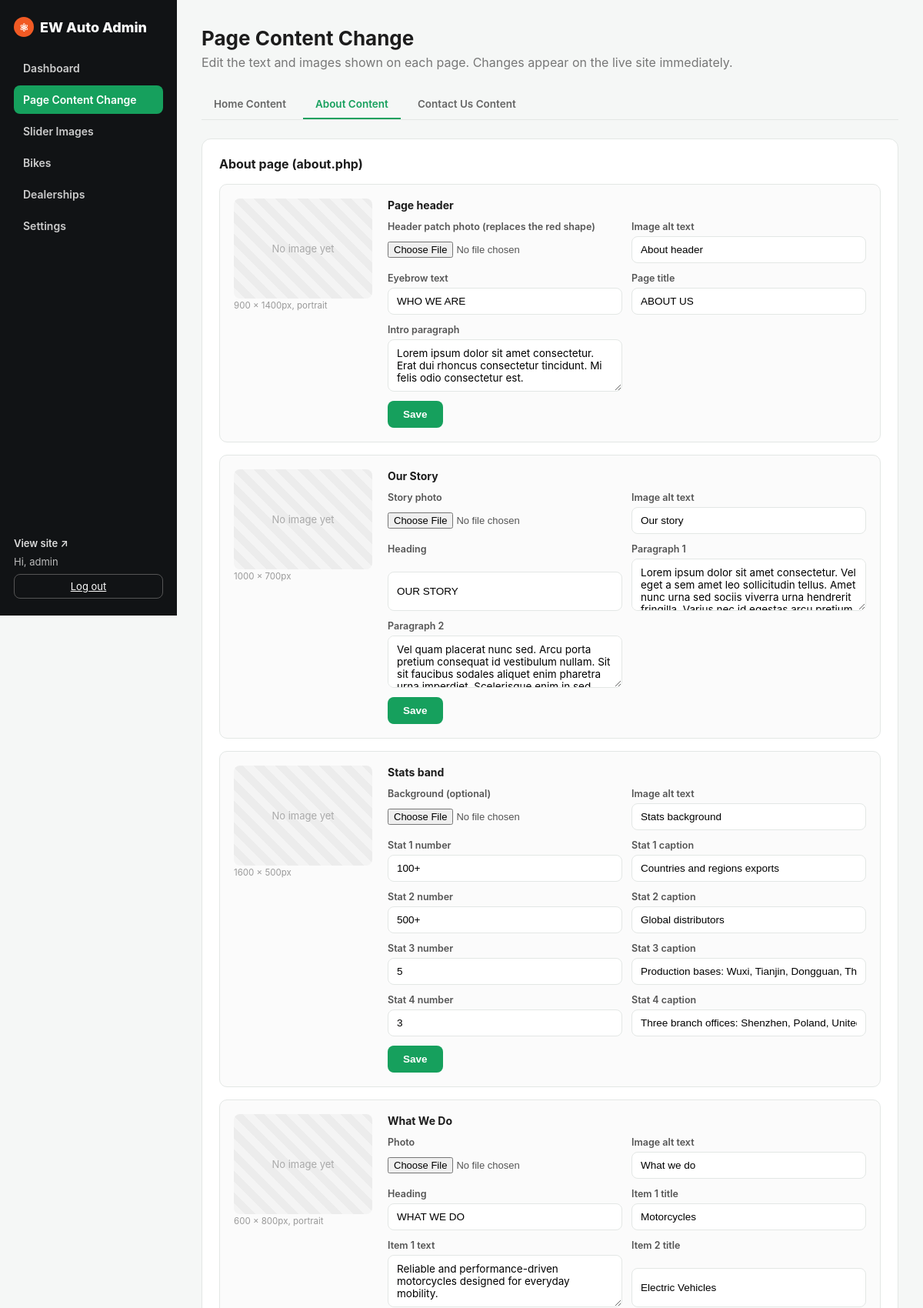
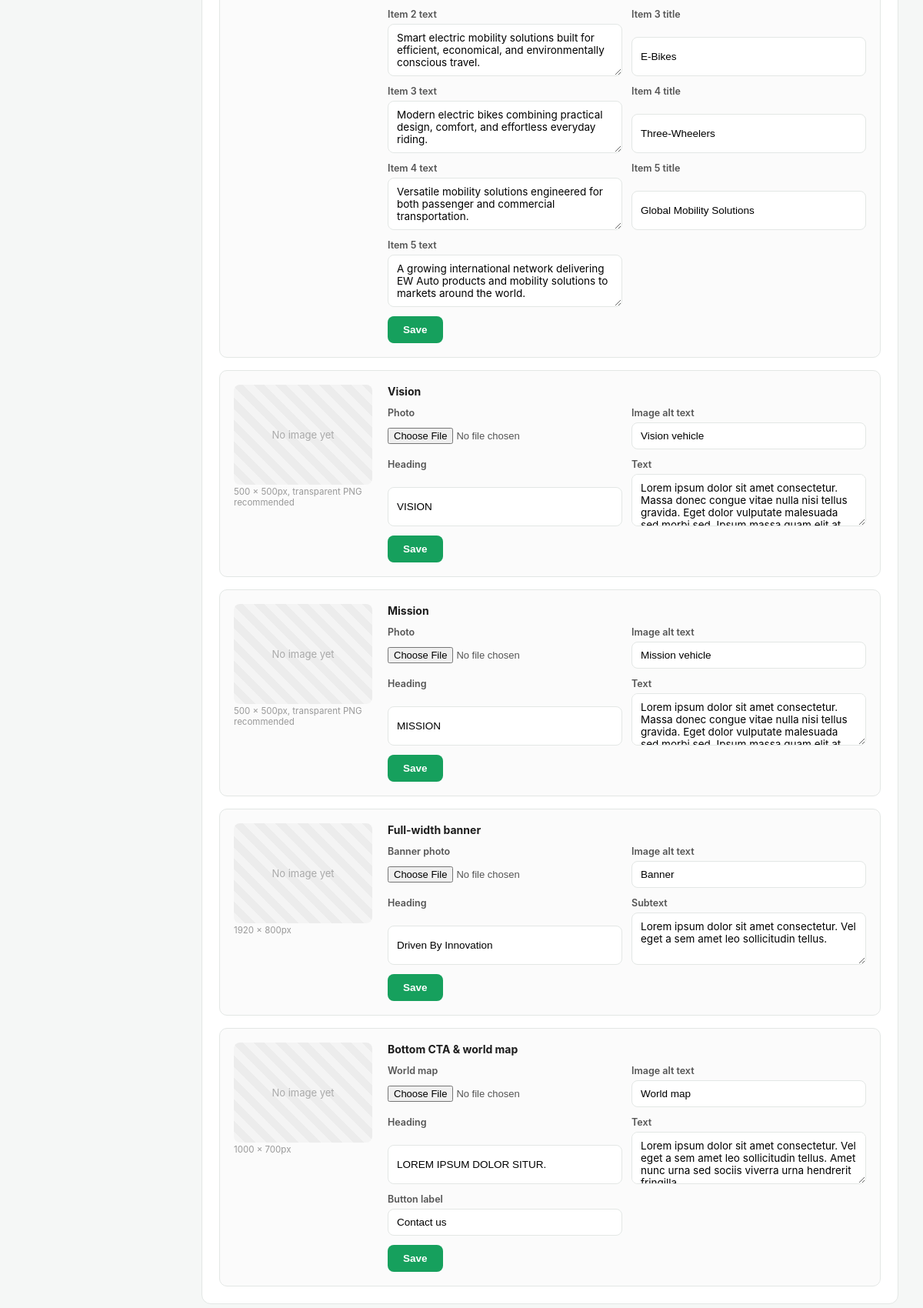
/admin/content.php?page=about (signed in), run on the app's committed database (2 pictures, top to bottom).
### tables this page shows
CREATE TABLE IF NOT EXISTS images (
    id INT AUTO_INCREMENT PRIMARY KEY,
    slot VARCHAR(64) NOT NULL UNIQUE,    
    label VARCHAR(128) NOT NULL,         
    filename VARCHAR(255) DEFAULT NULL,  
    alt_text VARCHAR(255) DEFAULT '',
    updated_at TIMESTAMP DEFAULT CURRENT_TIMESTAMP ON UPDATE CURRENT_TIMESTAMP
);

### includes/db.php (called while the page is built, shortened)
<?php
function db(): PDO
{
    static $pdo = null;
    if ($pdo === null) {
        if (DB_SOCKET !== '') {
            $dsn = 'mysql:unix_socket=' . DB_SOCKET . ';dbname=' . DB_NAME . ';charset=utf8mb4';
        } else {
            $dsn = 'mysql:host=' . DB_HOST . ';port=' . DB_PORT . ';dbname=' . DB_NAME . ';charset=utf8mb4';
        }
        $pdo = new PDO($dsn, DB_USER, DB_PASS, [
            PDO::ATTR_ERRMODE            => PDO::ERRMODE_EXCEPTION,
            PDO::ATTR_DEFAULT_FETCH_MODE => PDO::FETCH_ASSOC,
            PDO::ATTR_EMULATE_PREPARES   => false,
        ]);
    }
    return $pdo;
}
function all_images(): array
{
    $rows = db()->query('SELECT * FROM images ORDER BY id')->fetchAll();
    $out = [];
    foreach ($rows as $r) {
        $out[$r['slot']] = $r;
    }
    return $out;
}
function e(?string $s): string
{
    return htmlspecialchars((string) $s, ENT_QUOTES, 'UTF-8');
}
function all_content(): array
{
    $rows = db()->query('SELECT * FROM content')->fetchAll();
    $out = [];
    foreach ($rows as $r) {
        $out[$r['content_key']] = $r['content_value'];
    }
    return $out;
}

### admin/content.php (the view, shortened to what this page needs)
<?php
require_once __DIR__ . '/layout.php';
$sections = content_field_sections();
$contentValues = all_content();
$images = all_images();
$pageTabs = [
    'home'    => 'Home Content',
    'about'   => 'About Content',
    'contact' => 'Contact Us Content',
];
$activePage = $_GET['page'] ?? 'home';
$visibleSections = array_filter($sections, static fn($s) => ($s['page'] ?? 'home') === $activePage);
$formAction = 'content.php?page=' . e($activePage);
?>
<p class="admin-lead">Edit the text and images shown on each page. Changes appear on the live site immediately.</p>
<div class="tab-nav">
    <?php foreach ($pageTabs as $key => $label): ?>
        <a href="content.php?page=<?= e($key) ?>" class="<?= $key === $activePage ? 'is-active' : '' ?>"><?= e($label) ?></a>
    <?php endforeach; ?>
</div>
<?php foreach ($visibleSections as $section): ?>
    <div class="card">
        <h3><?= e($section['title']) ?></h3>
        <?php if (!empty($section['groups'])): ?>
            <div class="content-groups">
                <?php foreach ($section['groups'] as $group):
                    $img = null;
                    if (!empty($group['image'])) {
                        $img = $images[$group['image']['slot']] ?? null;
                    }
                ?>
                    <div class="content-group">
                        <?php if (!empty($group['image'])): ?>
                            <div class="content-group-media">
                                <div class="preview">
                                    <?php if ($img && $img['filename']): ?>
                                        <img src="<?= e(UPLOAD_URL . '/' . rawurlencode($img['filename'])) ?>" alt="<?= e($img['alt_text'] ?? '') ?>">
                                    <?php else: ?>
                                        <div class="preview-empty">No image yet</div>
                                    <?php endif; ?>
                                </div>
                                <?php if (!empty($group['image']['size'])): ?><p class="size-hint"><?= e($group['image']['size']) ?></p><?php endif; ?>
                            </div>
                        <?php endif; ?>
                        <form method="post" action="<?= $formAction ?>" enctype="multipart/form-data" class="content-group-body">
                            <h4><?= e($group['title']) ?></h4>
                            <?php if (!empty($group['image'])): $slot = $group['image']['slot']; ?>
                                <div class="content-group-fields">
                                    <label class="field"><?= e($group['image']['label']) ?>
                                        <input type="file" name="image" accept="image/*">
                                    </label>
                                    <label class="field">Image alt text
                                        <input type="text" name="alt_text" value="<?= e($img['alt_text'] ?? '') ?>">
                                    </label>
                                </div>
                            <?php endif; ?>
                            <div class="content-group-fields">
                                <?php foreach ($group['fields'] as $key => $meta): ?>
                                    <label class="field">
                                        <?= e($meta['label']) ?>
                                        <?php if ($meta['type'] === 'textarea'): ?>
                                            <textarea name="<?= e($key) ?>" rows="3"><?= e($contentValues[$key] ?? '') ?></textarea>
                                        <?php else: ?>
                                            <input type="text" name="<?= e($key) ?>" value="<?= e($contentValues[$key] ?? '') ?>">
                                        <?php endif; ?>
                                    </label>
                                <?php endforeach; ?>
                            </div>
                            <div class="image-actions">
                                <button type="submit" class="btn-primary">Save</button>
                            </div>
                        </form>
                    </div>
                <?php endforeach; ?>
            </div>
        <?php endif; ?>
    </div>
<?php endforeach; ?>

### admin/admin.css (style rules this page uses)
:root { --green: #16A05D; --green-dk: #11804A; --accent: #F15A24; --ink: #111315; --line: #E3E7E5; --bg: #F5F7F6; }
* { box-sizing: border-box; }
body { margin: 0; font-family: "Inter", "Helvetica Neue", Arial, sans-serif; background: var(--bg); color: #1c1c1c; }
.admin-lead { color: #777; margin: 0 0 26px; }
.card { background: #fff; border: 1px solid var(--line); border-radius: 12px; padding: 22px; margin-bottom: 22px; }
.card h3 { margin: 0 0 16px; font-size: 16px; }
.card h4 { margin: 0; font-size: 13.5px; }
.field textarea { padding: 9px 11px; border: 1px solid var(--line); border-radius: 8px; font-size: 13.5px; font-family: inherit; resize: vertical; }
.size-hint { margin: -6px 0 0; font-size: 11.5px; color: #999; }
.content-groups { display: flex; flex-direction: column; gap: 16px; }
.content-group { display: flex; gap: 20px; border: 1px solid var(--line); border-radius: 10px; padding: 18px; background: #fbfbfb; }
.content-group-media { flex: 0 0 180px; display: flex; flex-direction: column; gap: 8px; }
.content-group-media .preview { background: repeating-linear-gradient(45deg,#f4f4f4,#f4f4f4 10px,#ececec 10px,#ececec 20px); border-radius: 8px; min-height: 130px; display: grid; place-items: center; overflow: hidden; }
.content-group-body { flex: 1; min-width: 0; display: flex; flex-direction: column; gap: 12px; }
.content-group-body h4 { margin: 0; font-size: 14px; }
.content-group-fields { display: grid; grid-template-columns: repeat(auto-fill, minmax(200px, 1fr)); gap: 12px; }
.tab-nav { display: flex; gap: 6px; border-bottom: 1px solid var(--line); margin-bottom: 24px; }
.tab-nav a { color: #666; text-decoration: none; font-weight: 600; font-size: 13.5px; padding: 10px 16px; border-bottom: 2px solid transparent; }
.tab-nav a.is-active { color: var(--green); border-bottom-color: var(--green); }
.preview { background: repeating-linear-gradient(45deg,#f4f4f4,#f4f4f4 10px,#ececec 10px,#ececec 20px); border-radius: 8px; min-height: 150px; display: grid; place-items: center; overflow: hidden; }
.preview-empty { color: #aaa; font-size: 13px; }
.field { display: grid; gap: 5px; font-size: 12.5px; font-weight: 600; color: #555; }
.field input[type=text] { padding: 9px 11px; border: 1px solid var(--line); border-radius: 8px; font-size: 13.5px; }
.field input[type=file] { font-size: 13px; }
.image-actions { display: flex; gap: 10px; }
.btn-primary { background: var(--green); color: #fff; border: 0; padding: 10px 20px; border-radius: 8px; font-weight: 600; font-size: 13.5px; cursor: pointer; }

### data on the page
images: alt_text "About header"
images: alt_text "Our story"
images: alt_text "Stats background"
images: alt_text "What we do"
images: alt_text "Vision vehicle"
images: alt_text "Mission vehicle"
images: alt_text "Banner"
images: alt_text "World map"

### other printed values
$item['label'] "Dashboard"
$item['label'] "Page Content Change"
$item['label'] "Slider Images"
$item['label'] "Bikes"
$item['label'] "Dealerships"
$item['label'] "Settings"
current_admin()['username'] "admin"
$title "Page Content Change"
$label "Home Content"
$label "About Content"
$label "Contact Us Content"
$section['title'] "About page (about.php)"
$group['image']['size'] "900 × 1400px, portrait"
$group['title'] "Page header"
$group['image']['label'] "Header patch photo (replaces the red shape)"
